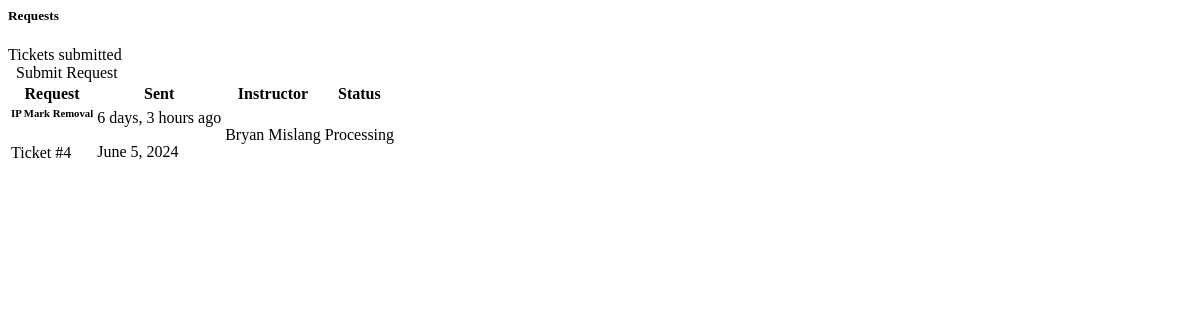
Page /request/dashboard/ (signed in) on the earlier database version.
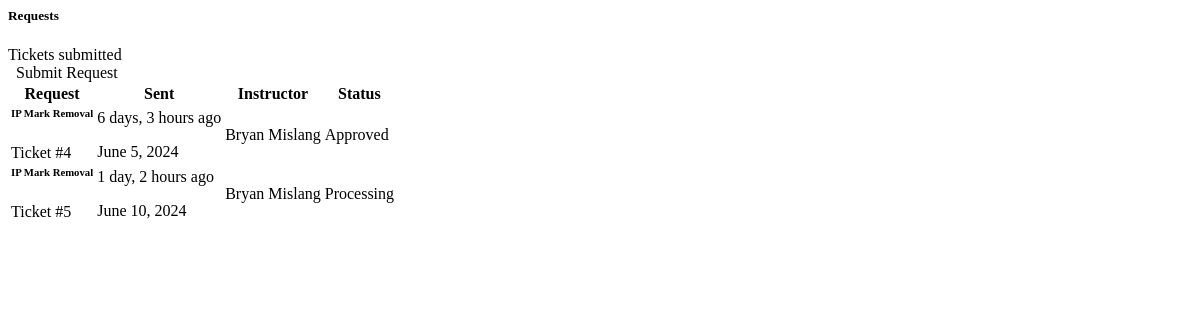
Same page on the later database version.
### base/models.py (models this page shows, shortened)
class IPMarkRemovalRequest(models.Model):
    student = models.ForeignKey(Student, on_delete=models.CASCADE)
    subject_code = models.CharField(max_length=12)
    subject_name = models.CharField(max_length=100)
    units = models.IntegerField()
    sem_year = models.CharField(max_length=50)
    instructor = models.ForeignKey(Employee, on_delete=models.CASCADE)
    dean = models.ForeignKey(User, on_delete=models.CASCADE, null = True, blank = True, related_name='dean')
    acad = models.ForeignKey(User, on_delete=models.CASCADE, null = True, blank = True, related_name='acad')
    registrar = models.ForeignKey(User, on_delete=models.CASCADE, null = True, blank = True, related_name='registrar')
    approved_by_faculty = models.BooleanField(default=False)
    approved_by_dean = models.BooleanField(default=False)
    approved_by_ACAD = models.BooleanField(default=False)
    approved_by_registrar = models.BooleanField(default=False)
    STATUS_CHOICES = (
        ('Pending', 'Pending'),
        ('Processing', 'Processing'),
        ('Approved', 'Approved'),
        ('Rejected', 'Rejected'),
    )
    status = models.CharField(max_length=50, choices=STATUS_CHOICES, default="Pending")
    date_requested = models.DateTimeField(auto_now_add=True)
    date_updated = models.DateTimeField(auto_now=True)  # Add this line
    qr_code = models.ImageField(upload_to='qrcodes/', null=True, blank=True)

### authentication/models.py (models this page shows, shortened)
class Employee(models.Model):
    user = models.OneToOneField(User, on_delete=models.CASCADE)
    department = models.ForeignKey(Department, on_delete=models.CASCADE)
    employee_id = models.CharField(max_length=15, unique=True)
    avatar = models.ImageField(default='/avatars/avatar-default-icon.png',upload_to='avatars/', null=True, blank=True)
    proof_of_employment = models.FileField(upload_to='proofs/', null=True, blank=True)
    date_created = models.DateTimeField(auto_now_add=True, null = True, blank = True)

### base/views.py (the view)
# urls.py: path('request/dashboard/', views.request_home, name='request-home-page'),
def request_home(request):
    student = Student.objects.get(user = request.user)
    IPrequest = IPMarkRemovalRequest.objects.filter(student = student)
    approval_statuses = recent_activities(request, student)
    context = {
        'IPrequest': IPrequest,
        'approval_statuses': approval_statuses
    }
    return render(request, 'base/student/home.html', context)

### base/templates/base/student/home.html (shortened to what this page needs)
<div class="card z-index-2 h-100">
    <div class="card-header pb-0 p-3">
        <div class="row">
            <div class="col-6 d-flex align-items-center">
                <div class="d-flex flex-column">
                    <h5 class="mb-0"> Requests</h5>
                    <span class="text-md">Tickets submitted</span>
                </div>
            </div>
            <div class="col-6 text-end">
                <a class="btn bg-gradient-dark mb-0" data-bs-toggle="modal" data-bs-target="#modal-request">&nbsp;&nbsp;Submit Request</a>
            </div>
            </div>
        </div>
  <div class="card-body p-3">
        <div class="table-responsive">
          <table class="table align-items-center mb-0">
            <thead>
              <tr>
                <th class="text-uppercase text-secondary text-xs font-weight-bolder opacity-7 ps-2">Request</th>
                <th class="text-uppercase text-secondary text-xs font-weight-bolder opacity-7 ps-2">Sent</th>
                <th class="text-uppercase text-secondary text-xs font-weight-bolder opacity-7 ps-2">Instructor</th>
                <th class="text-uppercase text-center text-secondary text-xs font-weight-bolder opacity-7 ps-2">Status</th>
              </tr>
            </thead>
            <tbody>
              {% for ip in IPrequest %}
              <tr>
                <td>
                    <div class="d-flex flex-column justify-content-center">
                      <h6 class="mb-0 text-md">IP Mark Removal</h6>
                      <p class="text-md text-secondary mb-0">Ticket #{{ip.id}}</p>
                    </div>
                </td>
                <td>
                  <p class="text-md font-weight-bold mb-0">{{ip.date_requested|timesince}} ago</p>
                  <p class="text-md text-secondary mb-0">{{ip.date_requested.date}}</p>
                </td>
                <td>
                  <p class="text-md font-weight-bold mb-0">{{ip.instructor.user.first_name}} {{ ip.instructor.user.last_name}}</p>
                </td>
                <td class="align-middle text-center text-md">
                    <span class="badge bg-gradient-success">{{ ip.status }}</span>
                </td>
              </tr>
              {% endfor %}
            </tbody>
          </table>
        </div>
  </div>
</div>

Differences in the rows shown:
changed IPMarkRemovalRequest id 4: status "Processing" → "Approved"
added IPMarkRemovalRequest: id "5", date_requested "1 day, 2 hours", date_requested "June 10, 2024", instructor.user.first_name "Bryan", instructor.user.last_name "Mislang", status "Processing"
